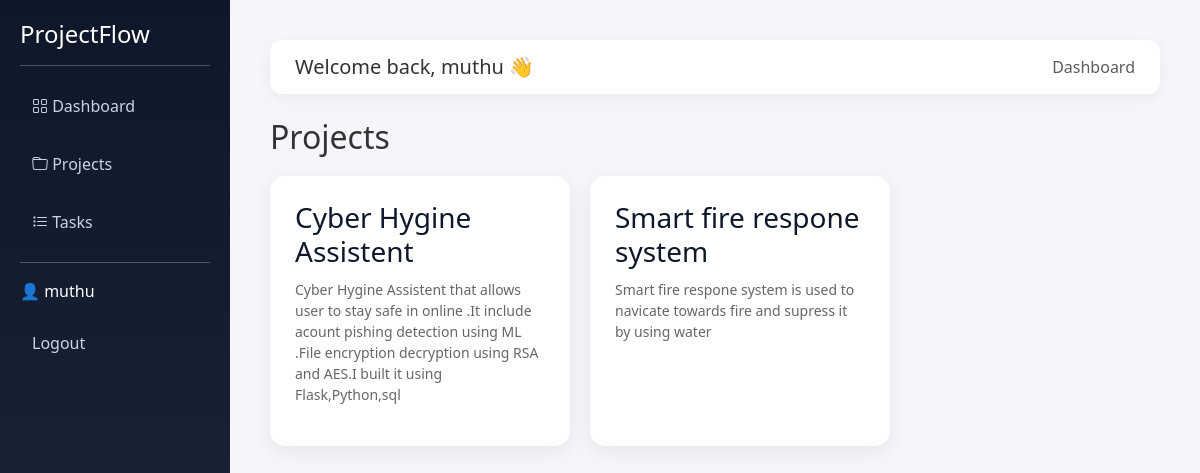
The page /projects/ (signed in) on the database its author committed.
### dashboard/models.py (models this page shows, shortened)
class Project(models.Model):
    user = models.ForeignKey(User, on_delete=models.CASCADE)
    name = models.CharField(max_length=200)
    description = models.TextField()

### dashboard/views.py (the view)
# urls.py: path('projects/', views.projects_view, name='projects'),
@login_required
def projects_view(request):
    projects = Project.objects.filter(user=request.user)
    return render(request, 'dashboard/projects.html', {'projects': projects})

### dashboard/templates/dashboard/projects.html
{% extends "dashboard/base.html" %}
{% block content %}
<h2>Projects</h2>
<div class="project-container">
    {% for project in projects %}
        <div class="project-card">
            <a href="{% url 'project_detail' project.id %}" style="text-decoration:none; color:inherit;">
                <h3>{{ project.name }}</h3>
            </a>
            <p>{{ project.description }}</p>
        </div>
    {% empty %}
        <p>No projects available.</p>
    {% endfor %}
</div>
{% endblock %}

### dashboard/templates/dashboard/base.html (shortened to what this page needs)
<!DOCTYPE html>
<html>
<head>
    <link href="https://cdn.jsdelivr.net/npm/bootstrap@5.3.2/dist/css/bootstrap.min.css" rel="stylesheet">
    <link href="https://cdn.jsdelivr.net/npm/bootstrap-icons/font/bootstrap-icons.css" rel="stylesheet">
</head>
<body>
<body>
<div class="sidebar">
    <h4>ProjectFlow</h4>
    <hr>
    <a href="/dashboard/"><i class="bi bi-grid"></i> Dashboard</a>
    <a href="/projects/"><i class="bi bi-folder"></i> Projects</a>
    <a href="/tasks/"><i class="bi bi-list-task"></i> Tasks</a>
    <hr>
    <p>👤 {{ request.user.username }}</p>
    <a href="/logout/">Logout</a>
</div>
<div class="main-content">
    <div class="navbar-top d-flex justify-content-between align-items-center mb-4">
        <h5 class="mb-0">Welcome back, {{ request.user.username }} 👋</h5>
        <span class="text-muted">Dashboard</span>
    </div>
    {% block content %}{% endblock %}
</div>
</body>
</html>

### dashboard/templates/dashboard/base.html (style rules this page uses)
* { margin: 0; padding: 0; box-sizing: border-box; }
body { font-family: 'Segoe UI', sans-serif; background: #f4f6f9; color: #333; }
.sidebar { width: 230px; height: 100vh; background: linear-gradient(180deg, #0f172a, #1e293b); color: white; position: fixed; padding: 20px; }
.sidebar a { display: block; color: #cbd5e1; text-decoration: none; padding: 12px; border-radius: 8px; margin-bottom: 10px; transition: 0.3s; }
.navbar-top { background: white; padding: 15px 25px; border-radius: 12px; box-shadow: 0 4px 15px rgba(0,0,0,0.05); margin-bottom: 30px; }
.main-content { margin-left: 230px; padding: 40px; min-height: 100vh; background: #f4f6f9; }
.main-content > * { animation: fadeIn 0.4s ease-in-out; }
h2 { margin-bottom: 20px; }
.project-container { display: flex; flex-wrap: wrap; gap: 20px; margin-top: 20px; }
.project-card { background: white; padding: 25px; border-radius: 15px; box-shadow: 0 6px 20px rgba(0,0,0,0.07); width: 300px; transition: 0.3s; }
.project-card h3 { margin-bottom: 10px; color: #0f172a; }
.project-card p { color: #666; font-size: 14px; }

### rows shown on the page
Project: name "Cyber Hygine Assistent", description "Cyber Hygine Assistent that allows user to stay safe in online .It include acount pishing detection using ML .File encryption decryption using RSA and AES.I built it using Flask,Python,sql"
Project: name "Smart fire respone system", description "Smart fire respone system is used to navicate towards fire and supress it by using water"

### other values the page prints
{{ request.user.username }} "muthu"
